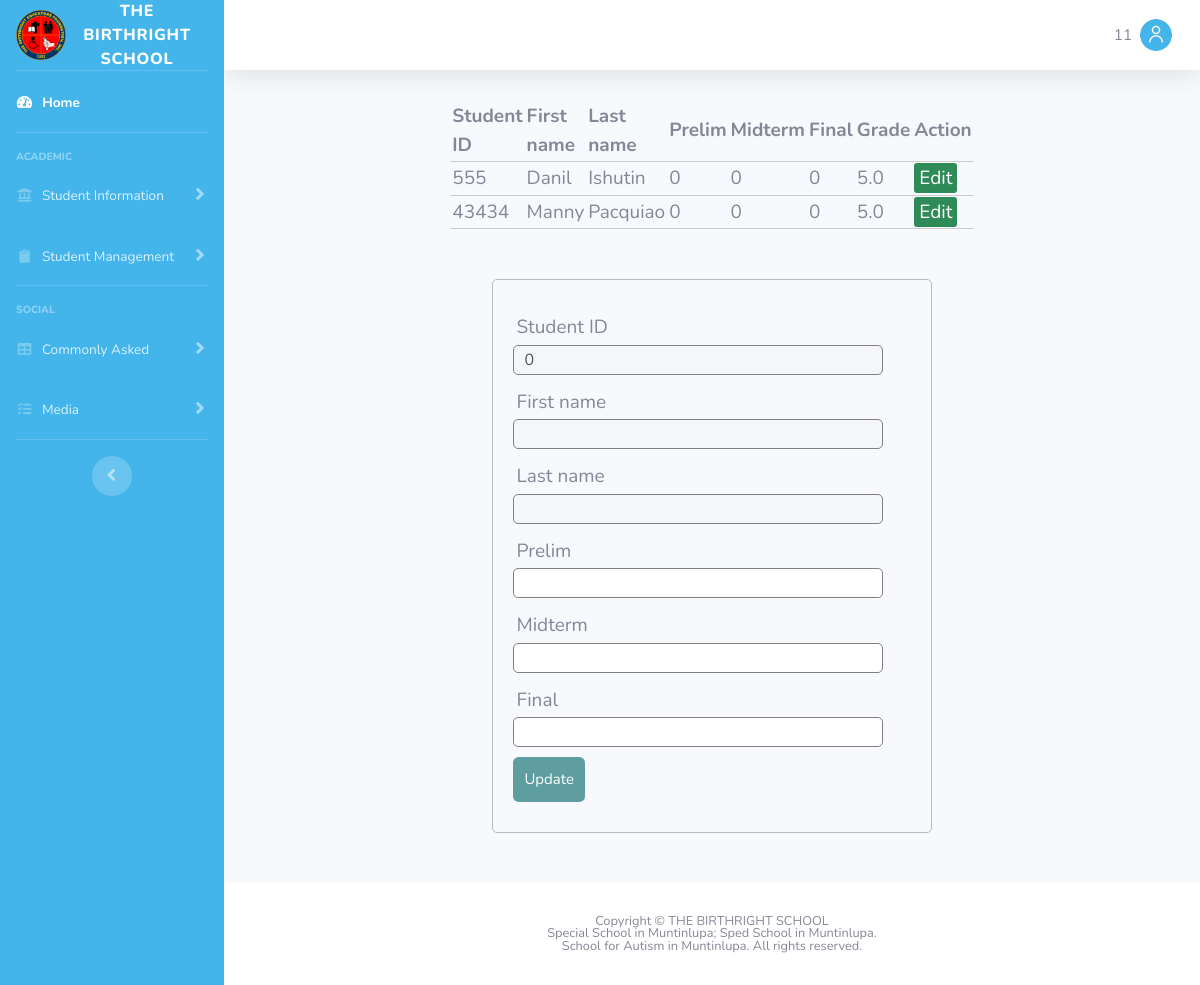
/gradesubmissionmath101.php (signed in), run on the app's committed database.
### tables this page shows
CREATE TABLE `math101` (
  `student_id` int(11) NOT NULL,
  `first_name` varchar(45) DEFAULT NULL,
  `last_name` varchar(45) DEFAULT NULL,
  `prelim` int(11) DEFAULT NULL,
  `midterm` int(11) DEFAULT NULL,
  `final` int(11) DEFAULT NULL,
  PRIMARY KEY (`student_id`)
);

### gradesubmissionmath101.php (the view, shortened to what this page needs)
<?php
	include_once("./web-page-parts/header.php");
	include_once("./web-page-parts/sidebar.php");
	include_once("./web-page-parts/topbar.php");
?>
<?php
$studentid = 0;
$firstname = "";
$lastname = "";
$db = mysqli_connect('localhost', 'root', 'ieti19', 'ieti_db');
		$results = mysqli_query($db, "SELECT student_id, first_name, last_name, prelim, midterm, final FROM ieti_db.math101, ieti_db.login where username=first_name and tag='2'");
?>
<!DOCTYPE html>
<html>
<head>
	<link rel="stylesheet" type = "text/css" href = "gradestyle.css">
</head>
<body>
<table>
	<thead>
		<tr>
			<th>Student ID</th>
			<th>First name</th>
			<th>Last name</th>
			<th>Prelim</th>
			<th>Midterm</th>
			<th>Final</th>
			<th>Grade</th>
			<th colspan="2">Action</th>
		</tr>
	</thead>
	<tbody>
		<?php while ($row = mysqli_fetch_array($results)) { ?>
		<tr>
			<td><?php echo $row['student_id']; ?> </td>
			<td><?php echo $row['first_name']; ?> </td>
			<td><?php echo $row['last_name']; ?> </td>
			<td><?php echo $row['prelim']; ?> </td>
			<td><?php echo $row['midterm']; ?> </td>
			<td><?php echo $row['final']; ?> </td>
			<td><?php $final_grade = ($row['prelim'] +  $row['midterm'] + $row['final']) / 3;
			if ($final_grade == 4) {
			$final_grade = 'INC';
			}
			else if ($final_grade >= 99) {
			$final_grade = '1.0';
			}
			else if ($final_grade >= 96) {
			$final_grade = '1.25';
			}
			else if ($final_grade >= 93) {
			$final_grade = '1.5';
			}
			else if ($final_grade >= 90) {
			$final_grade = '1.75';
			}
			else if ($final_grade >= 87) {
			$final_grade = '2.0';
			}
			else if ($final_grade >= 84) {
			$final_grade = '2.25';
			}
			else if ($final_grade >= 81) {
			$final_grade = '2.5';
			}
			else if ($final_grade >= 78) {
			$final_grade = '2.75';
			}
			else if ($final_grade >= 75) {
			$final_grade = '3.0';
			}
			else
			$final_grade = '5.0';
			echo $final_grade;
			?> </td>
			<td>
				<a class = "edit_btn" href="gradesubmissionmath101.php?edit=<?php echo $row['student_id']; ?>">Edit</a>
			</td>
		</tr>
		<?php } ?>
	</tbody>
</table>
<form method = "post" action = "">
	<div class = "input-group">
		<label>Student ID</label>
		<input type = "number" name = "studentid" value = "<?php echo $studentid; ?>" readonly disabled>
	</div>
	<div class = "input-group">
		<label>First name</label>
		<input type = "text" name = "firstname" value = "<?php echo $firstname; ?>" readonly disabled>
	</div>
	<div class = "input-group">
		<label>Last name</label>
		<input type = "text" name = "lastname" value = "<?php echo $lastname; ?>" disabled>
	</div>
	<div class = "input-group">
		<label>Prelim</label>
		<input type = "number" step = "0.1" name = "prelim" value = "<?php echo $prelim; ?>">
	</div>
		<div class = "input-group">
		<label>Midterm</label>
		<input type = "number" step = "0.1" name = "midterm" value = "<?php echo $midterm; ?>">
	</div>
	<div class = "input-group">
		<label>Final</label>
		<input type = "number" step = "0.1" name = "final" value = "<?php echo $final; ?>">
	</div>
	<div class = "input-group">
			<button type = "submit" name = "update" class = "btn">Update</button>
	</div>
</form>
</body>
</html>
<?php
	include_once("./web-page-parts/footer.php");
?>

### gradestyle.css (style rules this page uses)
body { font-size: 19px; }
table { width: 50%; margin: 30px auto; border-collapse: collapse; text-align: left; }
tr { border-bottom: 1px solid #cbcbcb }
th, td { border: none; height: 30px; padding: 2px; }
form { width: 45%; margin: 50px auto; text-align: left; padding: 20px; border: 1px solid #bbbbbb; border-radius: 5px; }
.input-group { margin: 10px 0px 10px 0px; }
.input-group label { display: block; text-align: left; margin: 3px; }
.input-group input { height: 30px; width: 93%; padding: 5px 10px; font-size: 16px; border-radius: 5px; border: 1px solid gray; }
.btn { padding: 10px; font-size: 15px; color: white; background: #5F9EA0; border: none: border-radius: 5px; }
.edit_btn { text-decoration: none; padding: 2px 5px; background: #2E8B57; color: white; border-radius: 3px; }

### data on the page
math101: student_id "555", first_name "Danil", last_name "Ishutin", prelim "0", midterm "0", final "0", final_grade "5.0"
math101: student_id "43434", first_name "Manny", last_name "Pacquiao", prelim "0", midterm "0", final "0", final_grade "5.0"

### other printed values
$_SESSION['User'] "11"
